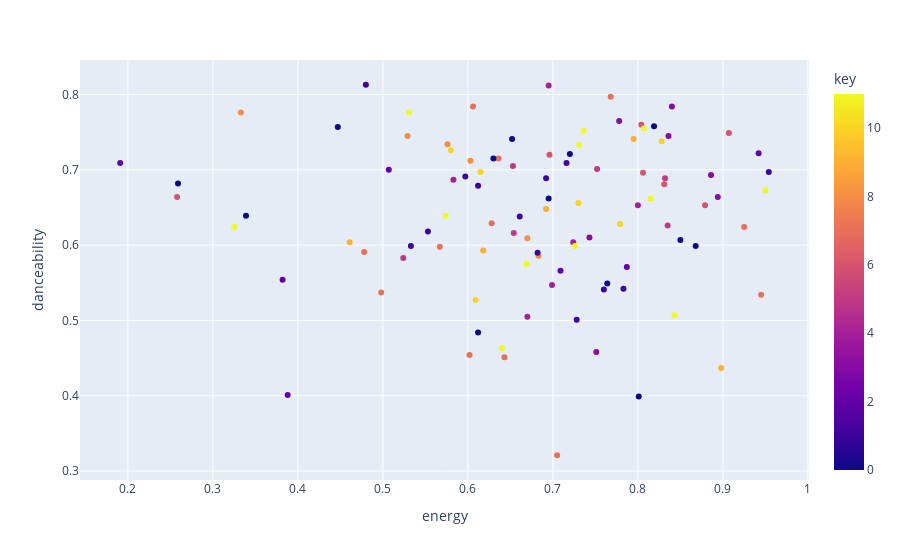

The notebook cell this image was saved under:
### Code cell
def generate_colors(num_colors):
    import random
    # Generate a list of colors with sufficient contrast
    colors = []
    for i in range(num_colors):
        r = random.randint(0, 255)
        g = random.randint(0, 255)
        b = random.randint(0, 255)
        color = f'rgb({r}, {g}, {b})'
        colors.append(color)
    return colors

hover_columns = ['name', 'artist', 'added_at', 'tempo', 'valence']
fig = px.scatter(most_recently_added, x="energy", y='danceability', color='key', color_discrete_sequence=px.colors.qualitative.Bold, hover_data=hover_columns)
fig.show()

### Figure 1 — Plotly figure (JSON) as saved in the notebook; plotly's stock layout.template omitted (floating-point values rounded to 4 significant figures; data arrays with more than 128 entries replaced by an {"elided": "..."} marker saying what was removed)
{"data": [{"customdata": {"elided": "100x5 mixed values"}, "hovertemplate": "energy=%{x}<br>danceability=%{y}<br>name=%{customdata[0]}<br>artist=%{customdata[1]}<br>added_at=%{customdata[2]}<br>tempo=%{customdata[3]}<br>valence=%{customdata[4]}<br>key=%{marker.color}<extra></extra>", "legendgroup": "", "marker": {"color": [9, 3, 11, 5, 1, 8, 0, 0, 3, 1, 11, 4, 1, 1, 7, 9, 0, 10, 4, 7, 1, 8, 4, 4, 0, 1, 11, 0, 3, 0, 7, 2, 10, 10, 0, 11, 4, 6, 4, 1, 7, 8, 8, 3, 2, 0, 11, 5, 5, 2, 7, 5, 11, 3, 6, 1, 6, 7, 9, 1, 11, 11, 2, 7, 7, 1, 11, 0, 1, 7, 2, 8, 7, 0, 2, 0, 3, 1, 10, 11, 0, 0, 10, 7, 1, 10, 2, 5, 6, 9, 8, 7, 11, 6, 3, 11, 6, 9, 5, 6], "coloraxis": "coloraxis", "symbol": "circle"}, "mode": "markers", "name": "", "orientation": "v", "showlegend": false, "type": "scatter", "x": [0.618, 0.743, 0.95, 0.832, 0.716, 0.333, 0.339, 0.819, 0.836, 0.48, 0.669, 0.67, 0.533, 0.553, 0.478, 0.692, 0.85, 0.779, 0.724, 0.606, 0.728, 0.576, 0.583, 0.8, 0.612, 0.612, 0.726, 0.447, 0.84, 0.801, 0.768, 0.507, 0.73, 0.609, 0.695, 0.731, 0.699, 0.831, 0.695, 0.954, 0.705, 0.683, 0.529, 0.778, 0.388, 0.764, 0.574, 0.835, 0.654, 0.787, 0.602, 0.524, 0.736, 0.894, 0.879, 0.783, 0.806, 0.628, 0.461, 0.682, 0.815, 0.64, 0.709, 0.925, 0.643, 0.597, 0.843, 0.652, 0.76, 0.636, 0.191, 0.67, 0.498, 0.63, 0.382, 0.259, 0.886, 0.692, 0.828, 0.531, 0.72, 0.868, 0.58, 0.945, 0.661, 0.615, 0.942, 0.653, 0.804, 0.795, 0.603, 0.567, 0.807, 0.258, 0.751, 0.325, 0.907, 0.898, 0.752, 0.696], "xaxis": "x", "y": [0.593, 0.61, 0.673, 0.689, 0.709, 0.776, 0.639, 0.758, 0.745, 0.813, 0.575, 0.505, 0.599, 0.618, 0.591, 0.648, 0.607, 0.628, 0.604, 0.784, 0.501, 0.734, 0.687, 0.653, 0.484, 0.679, 0.599, 0.757, 0.784, 0.399, 0.797, 0.7, 0.656, 0.527, 0.662, 0.733, 0.547, 0.681, 0.812, 0.697, 0.321, 0.586, 0.745, 0.765, 0.401, 0.549, 0.639, 0.626, 0.616, 0.571, 0.454, 0.583, 0.752, 0.664, 0.653, 0.542, 0.696, 0.629, 0.604, 0.59, 0.662, 0.463, 0.566, 0.624, 0.451, 0.691, 0.507, 0.741, 0.541, 0.715, 0.709, 0.609, 0.537, 0.715, 0.554, 0.682, 0.693, 0.689, 0.738, 0.776, 0.721, 0.599, 0.726, 0.534, 0.638, 0.697, 0.722, 0.705, 0.76, 0.741, 0.712, 0.598, 0.755, 0.664, 0.458, 0.624, 0.749, 0.437, 0.701, 0.72], "yaxis": "y"}], "layout": {"coloraxis": {"colorbar": {"title": {"text": "key"}}, "colorscale": [[0, "#0d0887"], [0.1111, "#46039f"], [0.2222, "#7201a8"], [0.3333, "#9c179e"], [0.4444, "#bd3786"], [0.5556, "#d8576b"], [0.6667, "#ed7953"], [0.7778, "#fb9f3a"], [0.8889, "#fdca26"], [1, "#f0f921"]]}, "legend": {"tracegroupgap": 0}, "margin": {"t": 60}, "xaxis": {"anchor": "y", "domain": [0, 1], "title": {"text": "energy"}}, "yaxis": {"anchor": "x", "domain": [0, 1], "title": {"text": "danceability"}}}}
